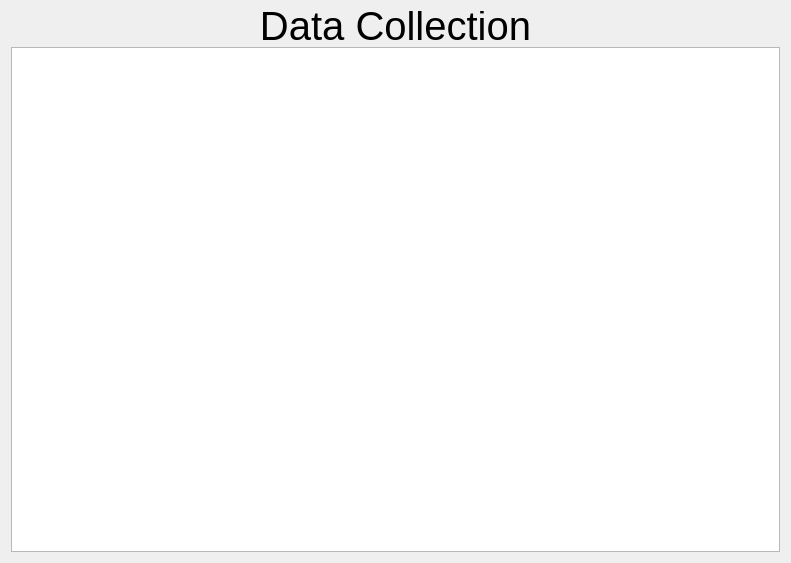
<?xml version="1.0" encoding="UTF-8"?>
<ui version="4.0">
 <class>Frame</class>
 <widget class="QFrame" name="Frame">
  <property name="geometry">
   <rect>
    <x>0</x>
    <y>0</y>
    <width>791</width>
    <height>563</height>
   </rect>
  </property>
  <property name="windowTitle">
   <string>Frame</string>
  </property>
  <layout class="QVBoxLayout" name="verticalLayout">
   <item>
    <widget class="QLabel" name="label">
     <property name="maximumSize">
      <size>
       <width>16777215</width>
       <height>30</height>
      </size>
     </property>
     <property name="font">
      <font>
       <pointsize>30</pointsize>
      </font>
     </property>
     <property name="text">
      <string>Data Collection</string>
     </property>
     <property name="alignment">
      <set>Qt::AlignCenter</set>
     </property>
    </widget>
   </item>
   <item>
    <widget class="QTableView" name="dataTableView"/>
   </item>
  </layout>
 </widget>
 <resources/>
 <connections/>
</ui>
